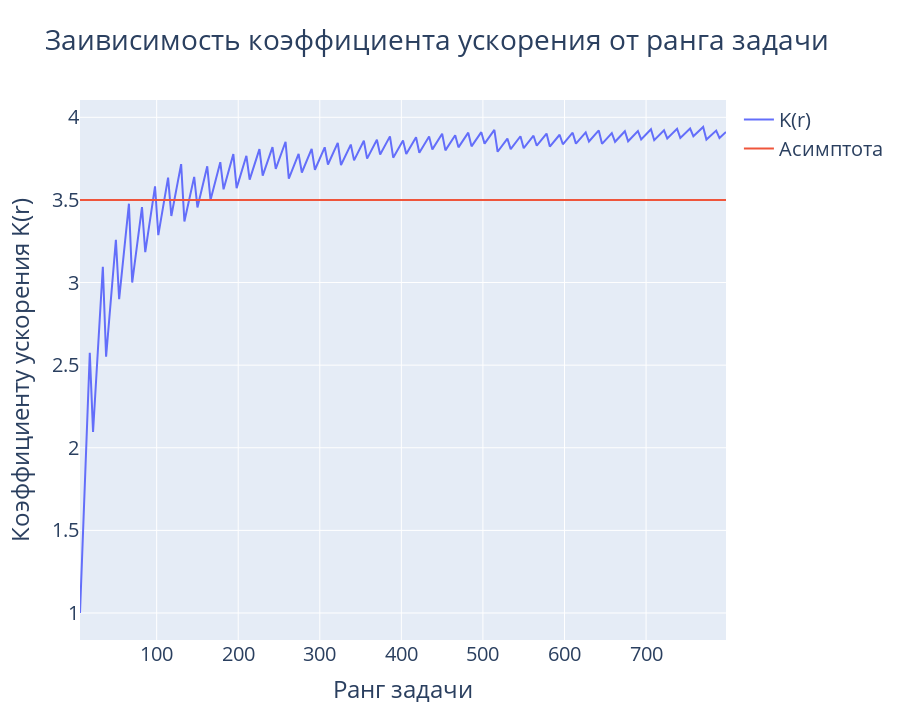

Notebook source saved alongside this figure:
### Markdown cell above
## Acceleration coeff on rank

### Code cell
x = []
y = []
ranks = []
for i in range(1, 200):
    matrix = MatrixPU(config={'p': 1, 'q': 1, 'm': i, 'PROCS_ELEMS': 4})
    report = matrix.report
    x.append(report['rank'])
    y.append(round(report['acceleration_coeff'], 5))
fig = go.Figure()
fig.add_trace(
    go.Scatter(x=x, y=y, name='K(r)',
               text=[f'r = {x}, K(r) = {y}' for x, y in zip(x, y)])
)
fig.add_trace(
    go.Scatter(x=[min(x), max(x)], y=[report['procs_amount'] * 0.875, report['procs_amount'] * 0.875],
               name='Асимптота', mode='lines')               
)
fig.update_layout(title='Заивисимость коэффициента ускорения от ранга задачи',
                  font=dict(size=20),
                  xaxis_title='Ранг задачи',
                  yaxis_title='Коэффициенту ускорения K(r)',
                  showlegend=True, height=720)
fig.show()

### Figure 1 — Plotly figure (JSON) as saved in the notebook; plotly's stock layout.template omitted (floating-point values rounded to 4 significant figures; data arrays with more than 128 entries replaced by an {"elided": "..."} marker saying what was removed)
{"data": [{"name": "K(r)", "text": {"elided": "199 str values"}, "type": "scatter", "x": {"elided": "199 int values"}, "y": {"elided": "199 float values"}}, {"mode": "lines", "name": "Асимптота", "type": "scatter", "x": [6, 798], "y": [3.5, 3.5]}], "layout": {"font": {"size": 20}, "height": 720, "showlegend": true, "title": {"text": "Заивисимость коэффициента ускорения от ранга задачи"}, "xaxis": {"title": {"text": "Ранг задачи"}}, "yaxis": {"title": {"text": "Коэффициенту ускорения K(r)"}}}}
